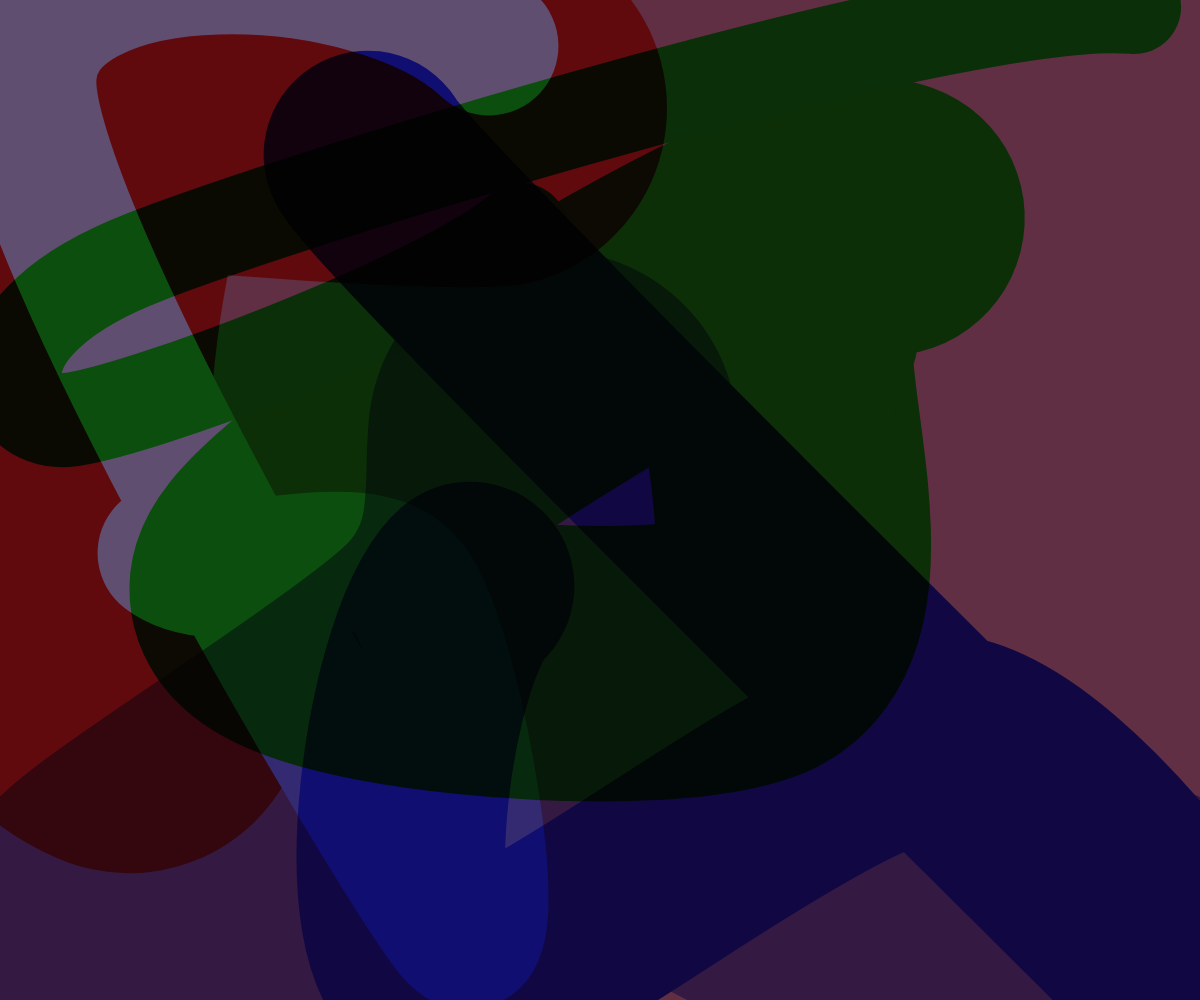
Frame 1 (no input)
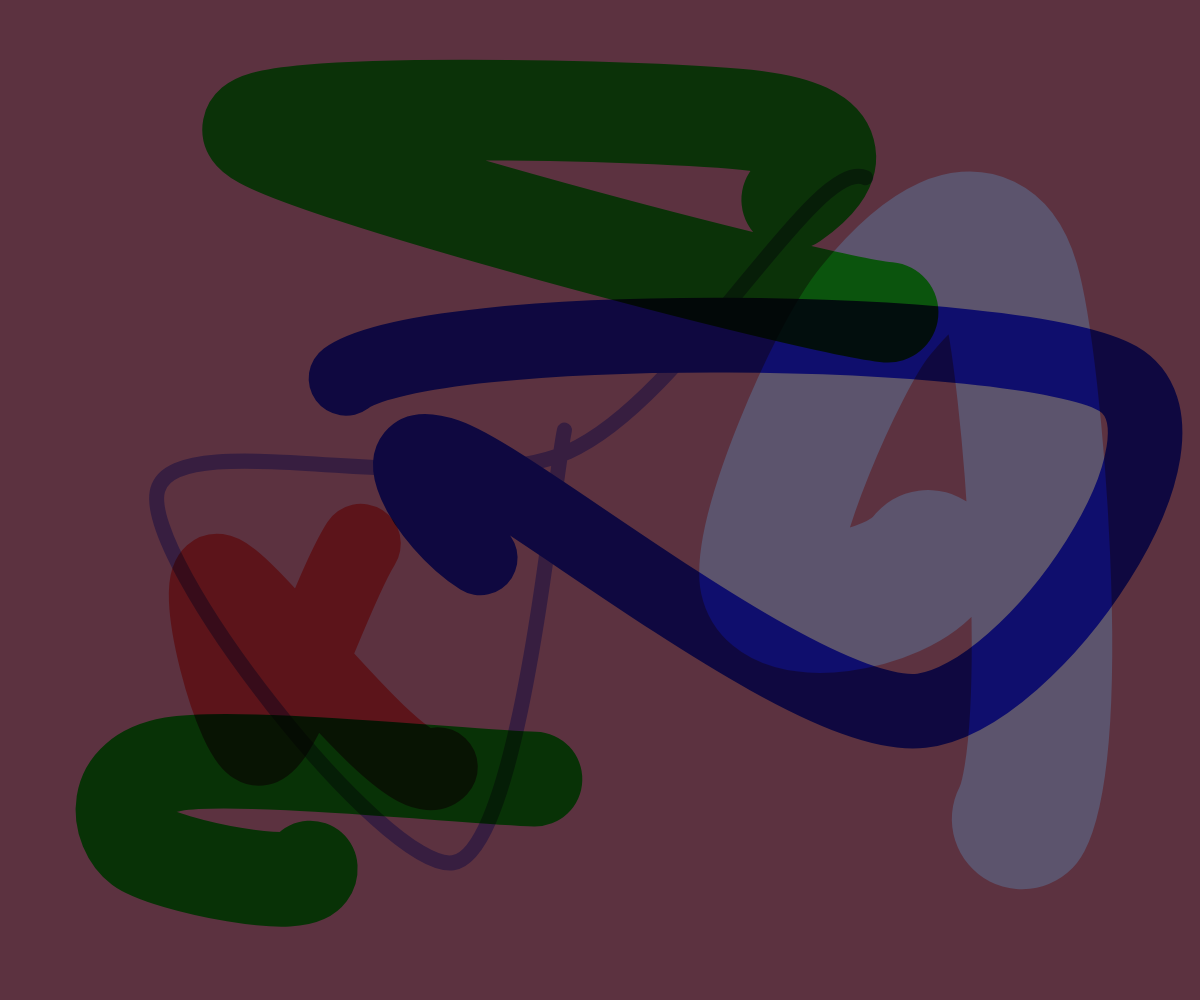
Frame 60 (no input)
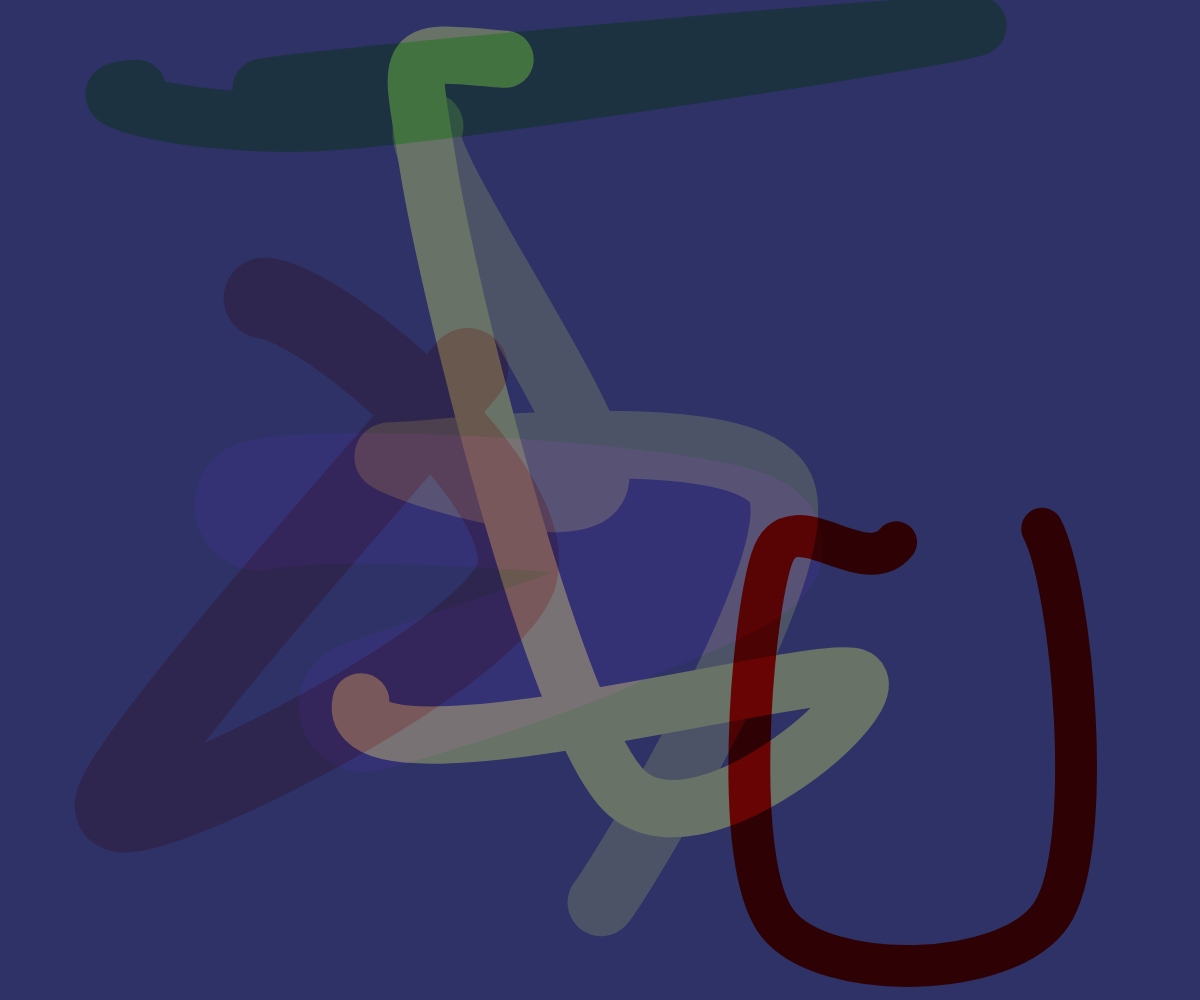
Frame 120 (the mouse pressed at the canvas centre since frame 60)

The p5.js sketch that drew these frames (run headless with seeded random() and noise() and a simulated clock; from frame 60 on, the mouse is pressed at the canvas centre):

// p5.js sketch
// ── sketch.js
let graphics;
let rgraphics;
let bgraphiccs;
var greenWigs = [];
var blueWigs = [];

var greenWigs2 = [];
var blueWigs2 = [];
var redWigs2 = [];
var rbound;
var gbound;
var bxbound;
var gnum;
var bnum;
var rnum; 
var gnum1;
var bnum1;
var rnum1; 
var galpha = [];
var redWigs = [];
balpha = [];
var ralpha = [];
var st = [];
var jita;
var area = [];
var numWigs;


function setup() {
  colorMode(HSB);
  rbound = random(width/2);
  gbound = random(height/2);
  numWigs = 10;
  for (i=0; i<10; i++){
     area[i] = [];
    for (j=0; j<4; j++){
     area[i][j] = [random(width),random(height),random(width), random(height)];
    }
    
  }
gnum = round(random(4,7));
  rnum = round(random(4,7));
  bnum = round(random(4,7));
  
  gnum1 = round(random(4,7));
  rnum1 = round(random(4,7));
  bnum1 = round(random(4,7));
  
  createCanvas(windowWidth, windowHeight);
  graphics = createGraphics(width, height);
  rgraphics = createGraphics(width, height);
    bgraphics = createGraphics(width, height);
    x = random(5, height / 4);
  y = random(5, height / 4);
    jita = 2;

     for (i = 0; i < 3; i++) {
   // greenWigs[i] = [int(random(width)), int(random(height))];
    greenWigs[i] = [];
    for (j = 0; j < gnum; j++){
      greenWigs[j] = []
      greenWigs[j] = [int(random(width)), int(random(height))];
    
  }
  }
  
    for (i = 0; i < 3; i++) {
   // greenWigs[i] = [int(random(width)), int(random(height))];
    greenWigs2[i] = [];
    for (j = 0; j < gnum1; j++){
      greenWigs2[j] = []
      greenWigs2[j] = [int(random(width)), int(random(height))];
    
  }
  }
     for (i = 0; i < 3; i++){
    galpha[i] = random(200);    
  }
     for (i = 0; i < 6; i++){
    st[i] = random(400);    
       
    st[i] = st[i] +random(-1,1);    

     
  
  }



    for (i = 0; i < 3; i++) {
   // greenWigs[i] = [int(random(width)), int(random(height))];
    redWigs[i] = [];
    for (j = 0; j < rnum; j++){
     redWigs[j] = []
      redWigs[j] = [int(random(width)), int(random(height))];
    }
  }
   for (i = 0; i < 3; i++) {
   // greenWigs[i] = [int(random(width)), int(random(height))];
    redWigs2[i] = [];
    for (j = 0; j < rnum1; j++){
     redWigs2[j] = []
      redWigs2[j] = [int(random(width)), int(random(height))];
    }
  }
     for (i = 0; i < 3; i++){
    ralpha[i] = random(200);    
  }
  
     for (i = 0; i < 3; i++) {
   // greenWigs[i] = [int(random(width)), int(random(height))];
    blueWigs[i] = [];
    for (j = 0; j < bnum; j++){
      blueWigs[j] = []
      blueWigs[j] = [int(random(width)), int(random(height))];
    }
  }
  
   for (i = 0; i < 3; i++) {
   // greenWigs[i] = [int(random(width)), int(random(height))];
    blueWigs2[i] = [];
    for (j = 0; j < bnum1; j++){
      blueWigs2[j] = []
      blueWigs2[j] = [int(random(width)), int(random(height))];
    }
  }
  
     for (i = 0; i < 3; i++){
    balpha[i] = random(200);    
  }
  
 
}

function draw() {
 // graphics.background(0);
  
greenPlate();
  blendMode(MULTIPLY);
redplate();
  //blendMode(BLEND);
  blueplate();
  blendMode(BLEND);
  //print(galpha[2]);
  
    for (i = 0; i < 6; i++){
       
    st[i] = st[i] +random(-1,1);    
     if (st[i] <= 5 || st[i] >= 200){
       
       st[i] = round(random(150));
       
     }
     
  
  }

}


function redplate() {
  rgraphics.blendMode(BLEND);

   rgraphics.noStroke();
 rgraphics.fill(255, ralpha[0], ralpha[0]);
 rgraphics.rect(-100, -100, width * 2, height * 2);

 
 rbound = rbound + random(-2,2);
  if (rbound > width/1.25 || rbound < width/6){
    rbound = width/2;
  }
  rgraphics.noFill();

  rgraphics.strokeWeight(st[0]);

  rgraphics.stroke(255, ralpha[1], ralpha[1]);
  rgraphics.noFill();
 //rgraphics.blendMode(BLEND);
 rgraphics.beginShape();

  for (i = 0; i < redWigs.length; i++) {
    rgraphics.curveVertex(redWigs[i][0], redWigs[i][1]);
  }
  rgraphics.endShape();


  for (i = 0; i < redWigs.length; i++) {
    for (j = 0; j < redWigs[i].length; j++){
    redWigs[i][j] += random(-5, 5);
             if (redWigs[i][0] > rbound-st[0] || redWigs[i][0] < 0+st[0]) {
        redWigs[i][0] = random(rbound);
      }
      if (redWigs[i][1] > height-st[0]|| redWigs[i][1] < 0+st[0]){
        redWigs[i][1] = random(height);
      }
      }
  }
  
  rgraphics.strokeWeight(st[1]);

  rgraphics.stroke(255, ralpha[2], ralpha[2]);
  rgraphics.noFill();
 //rgraphics.blendMode(BLEND);
 rgraphics.beginShape();

  for (i = 0; i < redWigs2.length; i++) {
    rgraphics.curveVertex(redWigs2[i][0], redWigs2[i][1]);
  }
  rgraphics.endShape();


  for (i = 0; i < redWigs2.length; i++) {
    for (j = 0; j < redWigs2[i].length; j++){
    redWigs2[i][j] += random(-5, 5);
             if (redWigs2[i][0] > width-st[1] || redWigs2[i][0] < rbound+st[1]) {
        redWigs2[i][0] = random(rbound, width);
      }
      if (redWigs2[i][1] > height-st[1]|| redWigs2[i][1] < 0+st[1]){
        redWigs2[i][1] = random(height);
      }
      }
  }
  
  
    for (i = 0; i < ralpha.length; i++){
    ralpha[i] += random(-jita, jita);
      ralpha[i] = abs(ralpha[i]);
      if (ralpha[i] > 255){
        ralpha[i] = random(255);
      }
  }


  
  image(rgraphics, 0,0,width,height);
  rgraphics.blendMode(MULTIPLY);
 
  
  
}

function greenPlate() {
  
graphics.blendMode(BLEND);
   graphics.noStroke();
 graphics.fill(galpha[0], 255, galpha[0]);
 graphics.rect(-100, -100, width * 2, height * 2);

  gbound = gbound + random(-2,2);
  if (gbound > height/1.25 || gbound < height/6){
    gbound = height/2;
  }
 
  graphics.noFill();

  graphics.strokeWeight(st[2]);

  graphics.stroke(galpha[1], 255, galpha[1]);
  graphics.noFill();
 graphics.blendMode(BLEND);
 graphics.beginShape();

  for (i = 0; i < greenWigs.length; i++) {
    graphics.curveVertex(greenWigs[i][0], greenWigs[i][1]);
  }
  graphics.endShape();

  for (i = 0; i < greenWigs.length; i++) {
    for (j = 0; j < greenWigs[i].length; j++){
    greenWigs[i][j] += random(-5, 5);
             if (greenWigs[i][0] > width-st[2] || greenWigs[i][0] < 0+st[2]) {
        greenWigs[i][0] = random(width);
      }
      if (greenWigs[i][1] > gbound-st[2]|| greenWigs[i][1] < 0+st[2]){
        greenWigs[i][1] = random(gbound);
      }
      }
  }
   graphics.strokeWeight(st[3]);
  graphics.stroke(galpha[2], 255, galpha[2]);
  graphics.beginShape();

  for (i = 0; i < greenWigs2.length; i++) {
    graphics.curveVertex(greenWigs2[i][0], greenWigs2[i][1]);
  }
  graphics.endShape();

  for (i = 0; i < greenWigs2.length; i++) {
    for (j = 0; j < greenWigs2[i].length; j++){
    greenWigs2[i][j] += random(-5, 5);
             if (greenWigs2[i][0] > width-st[3] || greenWigs2[i][0] < 0+st[3]) {
        greenWigs2[i][0] = random(width);
      }
      if (greenWigs2[i][1] > height-st[3]|| greenWigs2[i][1] < gbound+st[3]){
        greenWigs2[i][1] = random(gbound,height);
      }
      }
  }
  
  
    for (i = 0; i < galpha.length; i++){
    galpha[i] += random(-jita, jita);
      galpha[i] = round(galpha[i]);
      if (galpha[i] > 255){
        galpha[i] = random(255);
      }
      if (galpha[i] < 0)
        galpha[i] = random(255);
  }


  
  image(graphics, 0,0,width,height);
  graphics.blendMode(MULTIPLY);
  

}

function blueplate() {
  bgraphics.blendMode(BLEND);

   bgraphics.noStroke();
 bgraphics.fill(balpha[0], balpha[0], 255);
 bgraphics.rect(-100, -100, width * 2, height * 2);

 
 
  bgraphics.noFill();

  bgraphics.strokeWeight(st[4]);

  bgraphics.stroke(balpha[1], balpha[1], 255);
  bgraphics.noFill();
 //rgraphics.blendMode(BLEND);
 bgraphics.beginShape();

  for (i = 0; i < blueWigs.length; i++) {
    bgraphics.curveVertex(blueWigs[i][0], blueWigs[i][1]);
  }
  bgraphics.endShape();

  for (i = 0; i < blueWigs.length; i++) {
    for (j = 0; j < blueWigs[i].length; j++){
    blueWigs[i][j] += random(-5, 5);
             if (blueWigs[i][0] > width-st[4] || blueWigs[i][0] < 0+st[4]) {
        blueWigs[i][0] = random(width);
      }
      if (blueWigs[i][1] > height-st[4]|| blueWigs[i][1] < 0+st[4]){
        blueWigs[i][1] = random(height);
      }
      }
  }
  
  bgraphics.strokeWeight(st[5]);

  bgraphics.stroke(balpha[2], balpha[2], 255);
  bgraphics.noFill();
 //rgraphics.blendMode(BLEND);
 bgraphics.beginShape();

  for (i = 0; i < blueWigs2.length; i++) {
    bgraphics.curveVertex(blueWigs2[i][0], blueWigs2[i][1]);
  }
  bgraphics.endShape();

  for (i = 0; i < blueWigs2.length; i++) {
    for (j = 0; j < blueWigs2[i].length; j++){
    blueWigs2[i][j] += random(-5, 5);
             if (blueWigs2[i][0] > width-st[5] || blueWigs2[i][0] < 0+st[5]) {
        blueWigs2[i][0] = random(width);
      }
      if (blueWigs2[i][1] > height-st[5]|| blueWigs2[i][1] < 0+st[5]){
        blueWigs2[i][1] = random(height);
      }
      }
  }
  print(rbound)
  
  
    for (i = 0; i < balpha.length; i++){
    balpha[i] += random(-jita, jita);
      balpha[i] = abs(balpha[i]);
      if (balpha[i] > 255){
        balpha[i] = random(255);
      }
  }


  
  image(bgraphics, 0,0,width,height);
  bgraphics.blendMode(MULTIPLY);
  

}


function touchStarted() {
  let fs = fullscreen;

  fullscreen(fs);
  noCursor();
  setup();
}
